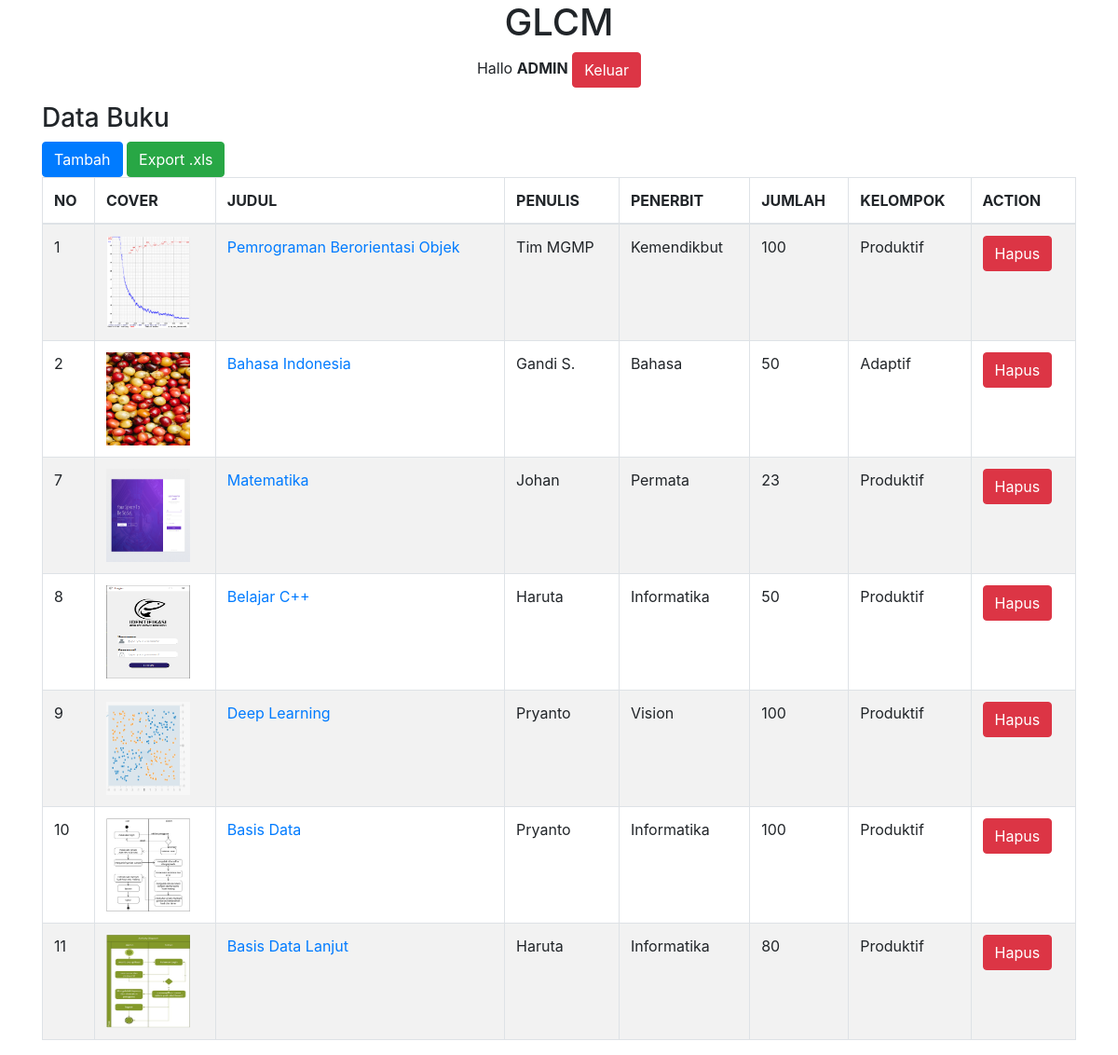
Screenshot of /buku/ (signed in) with the database file from the repository.
### glcm/models.py (models this page shows, shortened)
class Buku(models.Model):
    judul = models.CharField(max_length=100)
    penulis = models.CharField(max_length=100)
    penerbit = models.CharField(max_length=100)
    jumlah_buku = models.IntegerField(null=True)
    kelompok_id = models.ForeignKey(Kelompok, on_delete=models.CASCADE, null=True)
    cover = models.ImageField(upload_to='cover/', null=True)
    tanggal = models.DateField(auto_now_add=True, null=True)
    waktu = models.TimeField(auto_now_add=True, null=True)

class Kelompok(models.Model):
    nama = models.CharField(max_length=100)
    keterangan = models.TextField()
    def __str__(self):
        return self.nama

### glcm/views.py (the view)
# urls.py: path('buku/', buku, name='buku'),
@login_required(login_url=settings.LOGIN_URL)
def buku(request):
    books = Buku.objects.all()
    konteks = {
        'books': books,
    }
    return render(request, 'buku.html', konteks)

### glcm/templates/buku.html (shortened to what this page needs)
{% extends 'base.html' %}
{% block content %}
<div class="container">
    <div class="row">
        <div class="col-md-12">
            <h3>Data Buku</h3>
                <a href="{% url 'tambah_buku' %}" class="btn btn-primary">Tambah</a>
                <a href="{% url 'export_xls' %}" class="btn btn-success">Export .xls</a>
            <table class="table table-bordered table-striped">
                <thead>
                    <tr>
                        <th>NO</th>
                        <th>COVER</th>
                        <th>JUDUL</th>
                        <th>PENULIS</th>
                        <th>PENERBIT</th>
                        <th>JUMLAH</th>
                        <th>KELOMPOK</th>
                        <th>ACTION</th>
                    </tr>
                </thead>
                <tbody>
                    {% for buku in books %}
                    <tr>
                        <td>{{ buku.id }}</td>
                        <td>{% if buku.cover %}
                            <img src="{{ buku.cover.url }}" height="100px" width="90px">
                        {% endif %}</td>
                        <td><a href="{% url 'ubah_buku' buku.id %}">{{ buku.judul }}</a></td>
                        <td>{{ buku.penulis }}</td>
                        <td>{{ buku.penerbit }}</td>
                        <td>{{ buku.jumlah_buku }}</td>
                        <td>{{ buku.kelompok_id }}</td>
                        <td>
                            <button data-toggle="modal" data-target="#hapus-{{ buku.id }}" class="btn btn-danger">Hapus</button>
                        </td>
                    </tr>
                    {% endfor %}
                </tbody>
            </table>
        </div>
    </div>
</div>
{% endblock %}

### templates/base.html (shortened to what this page needs)
{% load static %}
<!DOCTYPE html>
<html lang="en">
<head>
    <link rel="stylesheet" href="{% static 'css/style.css' %}">
    <link rel="stylesheet" href="{% static 'css/bootstrap-4.3.1.min.css' %}">
</head>
<body>
    {% include 'judul.html' %}
    {% block content %}
    {% endblock %}
</body>
</html>

### templates/judul.html
<center>
    <h1>GLCM</h1>
    {% if user.is_authenticated %}
    <p>Hallo <strong>{{ user | upper}}</strong> <a href="{% url 'logout' %}" class="btn btn-danger">Keluar</a></p>
    {% endif %}
</center>

### static/css/style.css (style rules this page uses)
body { background-color: rgb(236, 208, 208); }

### rows the page displays
Buku: id "1", cover (picture), judul "Pemrograman Berorientasi Objek", penulis "Tim MGMP", penerbit "Kemendikbut", jumlah_buku "100", kelompok_id "Produktif"
Buku: id "2", cover (picture), judul "Bahasa Indonesia", penulis "Gandi S.", penerbit "Bahasa", jumlah_buku "50", kelompok_id "Adaptif"
Buku: id "7", cover (picture), judul "Matematika", penulis "Johan", penerbit "Permata", jumlah_buku "23", kelompok_id "Produktif"
Buku: id "8", cover (picture), judul "Belajar C++", penulis "Haruta", penerbit "Informatika", jumlah_buku "50", kelompok_id "Produktif"
Buku: id "9", cover (picture), judul "Deep Learning", penulis "Pryanto", penerbit "Vision", jumlah_buku "100", kelompok_id "Produktif"
Buku: id "10", cover (picture), judul "Basis Data", penulis "Pryanto", penerbit "Informatika", jumlah_buku "100", kelompok_id "Produktif"
Buku: id "11", cover (picture), judul "Basis Data Lanjut", penulis "Haruta", penerbit "Informatika", jumlah_buku "80", kelompok_id "Produktif"

### other values shown
{{ user | upper }} "ADMIN"
